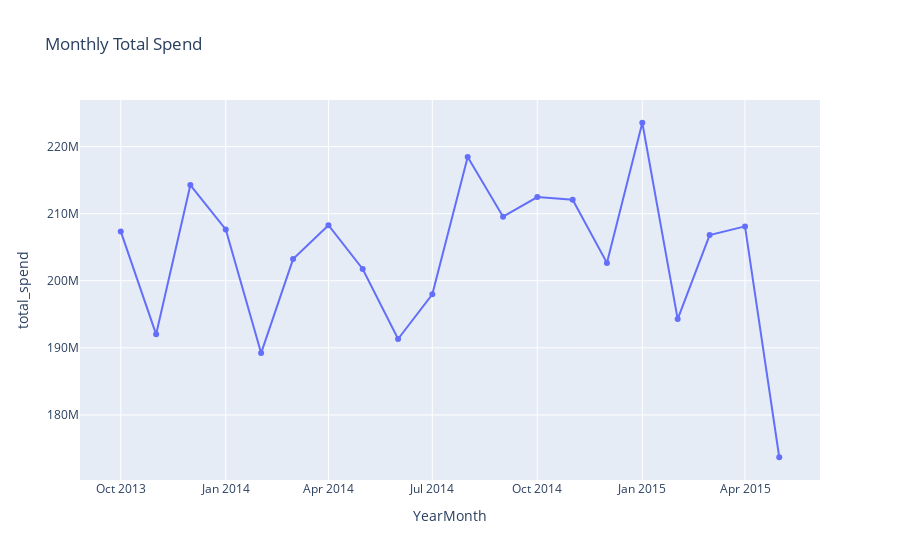
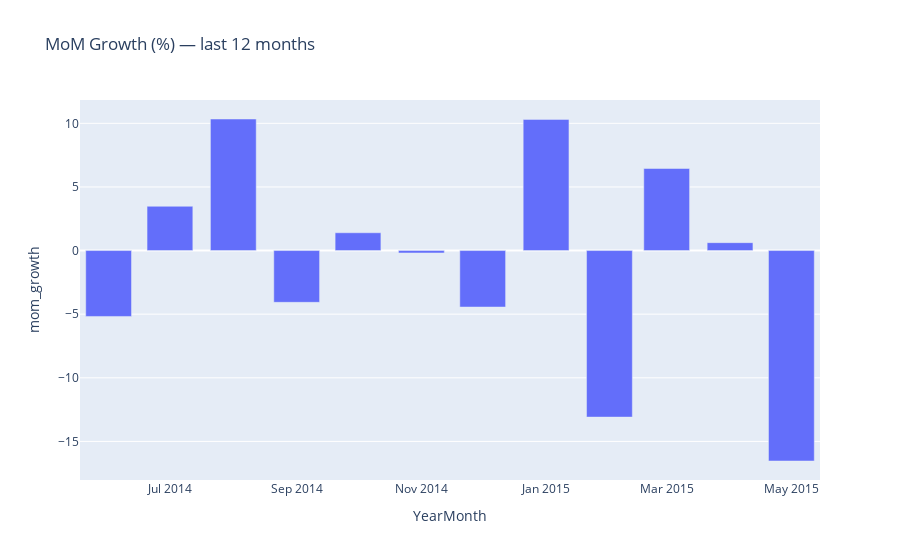

Notebook code cell kept with these figures, in order:
### Code cell
monthly = (
    df.groupby("YearMonth", as_index=False)["Amount"].sum()
      .sort_values("YearMonth")
     .rename(columns={"Amount":"total_spend"})
)

# MoM growth
monthly["prev"] = monthly["total_spend"].shift(1)
monthly["mom_growth"] = ( (monthly["total_spend"] - monthly["prev"]) / monthly["prev"] * 100 ).round(2)
monthly.head(10)

fig = px.line(monthly, x="YearMonth", y="total_spend", title="Monthly Total Spend", markers=True)
fig.show()

px.bar(monthly.tail(12), x="YearMonth", y="mom_growth",
     title="MoM Growth (%) — last 12 months").show()

### Figure 1 — Plotly figure (JSON) as saved in the notebook; plotly's stock layout.template omitted (floating-point values rounded to 4 significant figures)
{"data": [{"hovertemplate": "YearMonth=%{x}<br>total_spend=%{y}<extra></extra>", "legendgroup": "", "line": {"color": "#636efa", "dash": "solid"}, "marker": {"symbol": "circle"}, "mode": "lines+markers", "name": "", "orientation": "v", "showlegend": false, "type": "scatter", "x": ["2013-10", "2013-11", "2013-12", "2014-01", "2014-02", "2014-03", "2014-04", "2014-05", "2014-06", "2014-07", "2014-08", "2014-09", "2014-10", "2014-11", "2014-12", "2015-01", "2015-02", "2015-03", "2015-04", "2015-05"], "xaxis": "x", "y": [207360092, 192015963, 214267829, 207650982, 189220180, 203233307, 208284732, 201762312, 191321039, 197981416, 218453126, 209561433, 212485915, 212092005, 202667586, 223558574, 194292444, 206821139, 208110002, 173693297], "yaxis": "y"}], "layout": {"legend": {"tracegroupgap": 0}, "title": {"text": "Monthly Total Spend"}, "xaxis": {"anchor": "y", "domain": [0, 1], "title": {"text": "YearMonth"}}, "yaxis": {"anchor": "x", "domain": [0, 1], "title": {"text": "total_spend"}}}}

### Figure 2 — Plotly figure (JSON) as saved in the notebook; plotly's stock layout.template omitted (floating-point values rounded to 4 significant figures)
{"data": [{"hovertemplate": "YearMonth=%{x}<br>mom_growth=%{y}<extra></extra>", "legendgroup": "", "marker": {"color": "#636efa", "pattern": {"shape": ""}}, "name": "", "orientation": "v", "showlegend": false, "textposition": "auto", "type": "bar", "x": ["2014-06", "2014-07", "2014-08", "2014-09", "2014-10", "2014-11", "2014-12", "2015-01", "2015-02", "2015-03", "2015-04", "2015-05"], "xaxis": "x", "y": [-5.18, 3.48, 10.34, -4.07, 1.4, -0.19, -4.44, 10.31, -13.09, 6.45, 0.62, -16.54], "yaxis": "y"}], "layout": {"barmode": "relative", "legend": {"tracegroupgap": 0}, "title": {"text": "MoM Growth (%) — last 12 months"}, "xaxis": {"anchor": "y", "domain": [0, 1], "title": {"text": "YearMonth"}}, "yaxis": {"anchor": "x", "domain": [0, 1], "title": {"text": "mom_growth"}}}}
